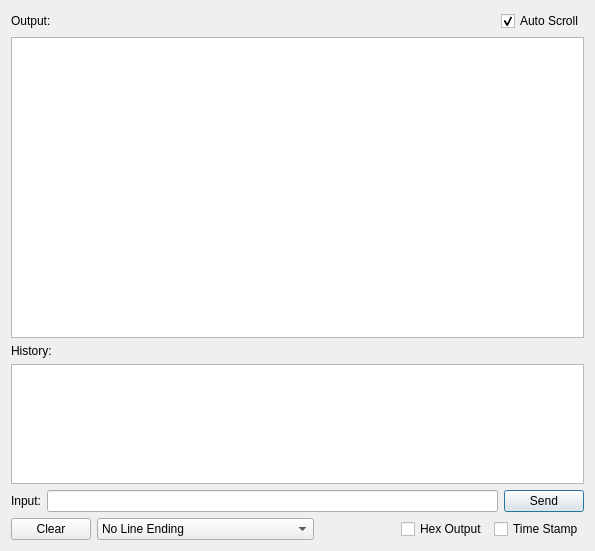
<?xml version="1.0" encoding="UTF-8"?>
<ui version="4.0">
 <class>Terminal</class>
 <widget class="QDialog" name="Terminal">
  <property name="geometry">
   <rect>
    <x>0</x>
    <y>0</y>
    <width>595</width>
    <height>551</height>
   </rect>
  </property>
  <property name="windowTitle">
   <string>Terminal</string>
  </property>
  <property name="windowIcon">
   <iconset resource="icons.qrc">
    <normaloff>:/images/utilities-terminal.png</normaloff>:/images/utilities-terminal.png</iconset>
  </property>
  <layout class="QVBoxLayout" name="verticalLayout">
   <item>
    <layout class="QHBoxLayout" name="horizontalLayout_3">
     <property name="bottomMargin">
      <number>0</number>
     </property>
     <item>
      <widget class="QLabel" name="label_3">
       <property name="text">
        <string>Output:</string>
       </property>
      </widget>
     </item>
     <item>
      <spacer name="horizontalSpacer_2">
       <property name="orientation">
        <enum>Qt::Horizontal</enum>
       </property>
       <property name="sizeHint" stdset="0">
        <size>
         <width>40</width>
         <height>20</height>
        </size>
       </property>
      </spacer>
     </item>
     <item>
      <widget class="QCheckBox" name="autoScrollCheckBox">
       <property name="text">
        <string>Auto Scroll</string>
       </property>
       <property name="checked">
        <bool>true</bool>
       </property>
      </widget>
     </item>
    </layout>
   </item>
   <item>
    <widget class="QTextBrowser" name="terminalBrowser">
     <property name="lineWrapMode">
      <enum>QTextEdit::NoWrap</enum>
     </property>
     <property name="acceptRichText">
      <bool>true</bool>
     </property>
     <property name="openLinks">
      <bool>false</bool>
     </property>
    </widget>
   </item>
   <item>
    <widget class="QLabel" name="label_2">
     <property name="text">
      <string>History:</string>
     </property>
    </widget>
   </item>
   <item>
    <widget class="QListWidget" name="sentCmdList">
     <property name="sizePolicy">
      <sizepolicy hsizetype="Expanding" vsizetype="Fixed">
       <horstretch>0</horstretch>
       <verstretch>0</verstretch>
      </sizepolicy>
     </property>
     <property name="minimumSize">
      <size>
       <width>0</width>
       <height>120</height>
      </size>
     </property>
     <property name="maximumSize">
      <size>
       <width>16777215</width>
       <height>120</height>
      </size>
     </property>
    </widget>
   </item>
   <item>
    <layout class="QHBoxLayout" name="horizontalLayout">
     <property name="bottomMargin">
      <number>0</number>
     </property>
     <item>
      <widget class="QLabel" name="label">
       <property name="text">
        <string>Input:</string>
       </property>
      </widget>
     </item>
     <item>
      <widget class="QLineEdit" name="cmdEdit"/>
     </item>
     <item>
      <widget class="QPushButton" name="sendBtn">
       <property name="text">
        <string>Send</string>
       </property>
      </widget>
     </item>
    </layout>
   </item>
   <item>
    <layout class="QHBoxLayout" name="horizontalLayout_2">
     <property name="bottomMargin">
      <number>0</number>
     </property>
     <item>
      <widget class="QPushButton" name="clearBtn">
       <property name="text">
        <string>Clear</string>
       </property>
      </widget>
     </item>
     <item>
      <widget class="QComboBox" name="lineEndCombobox">
       <property name="minimumSize">
        <size>
         <width>120</width>
         <height>0</height>
        </size>
       </property>
       <item>
        <property name="text">
         <string>No Line Ending</string>
        </property>
       </item>
       <item>
        <property name="text">
         <string>Newline</string>
        </property>
       </item>
       <item>
        <property name="text">
         <string>Carriage return</string>
        </property>
       </item>
       <item>
        <property name="text">
         <string>Both Newline and Carriage Return</string>
        </property>
       </item>
      </widget>
     </item>
     <item>
      <spacer name="horizontalSpacer">
       <property name="orientation">
        <enum>Qt::Horizontal</enum>
       </property>
       <property name="sizeHint" stdset="0">
        <size>
         <width>40</width>
         <height>20</height>
        </size>
       </property>
      </spacer>
     </item>
     <item>
      <widget class="QCheckBox" name="hexOutputCheckBox">
       <property name="text">
        <string>Hex Output</string>
       </property>
      </widget>
     </item>
     <item>
      <widget class="QCheckBox" name="TimeStampCheckBox">
       <property name="text">
        <string>Time Stamp</string>
       </property>
      </widget>
     </item>
    </layout>
   </item>
  </layout>
 </widget>
 <resources>
  <include location="icons.qrc"/>
 </resources>
 <connections/>
</ui>
